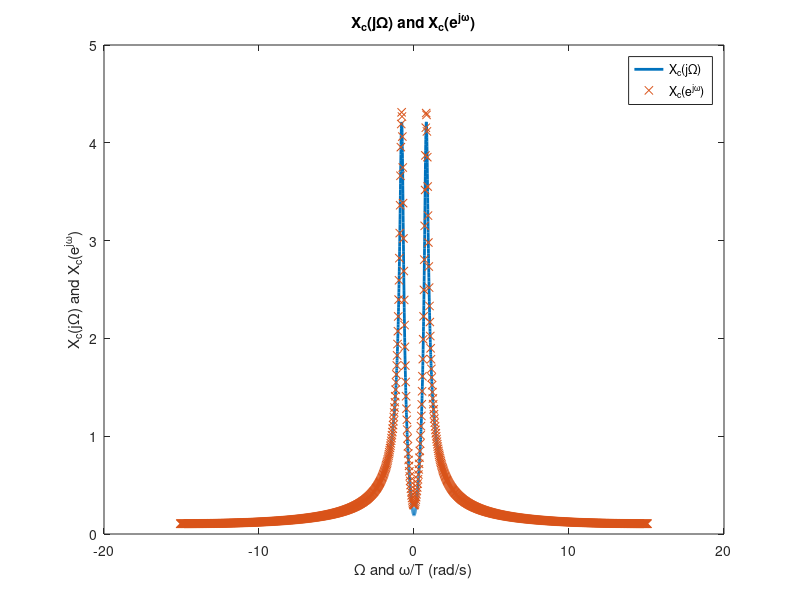

This chart was generated by the following MATLAB code:
clear;
close all;

a = 0.12;
Omega_1 = 0.25 * pi;
T = 1 / 4.8;

Omega = -pi:0.005:pi;

X_c = (a + 1j * Omega) ./ ( (a + 1j * Omega).^2 + Omega_1^2 );
X_c = abs(X_c);

figure;
plot(Omega, X_c, 'LineWidth', 2);

num = [1 -exp(-a*T)*cos(Omega_1*T) 0];
den = [1 -2*exp(-a*T)*cos(Omega_1*T) exp(-2*a*T)];
h = freqz(num, den, Omega);

hold on;
plot(Omega/T, T*abs(h), 'x');

title('X_c(j\Omega) and X_c(e^{j\omega})');
xlabel('\Omega and \omega/T (rad/s)');
ylabel('X_c(j\Omega) and X_c(e^{j\omega})');
legend('X_c(j\Omega)', 'X_c(e^{j\omega})');
